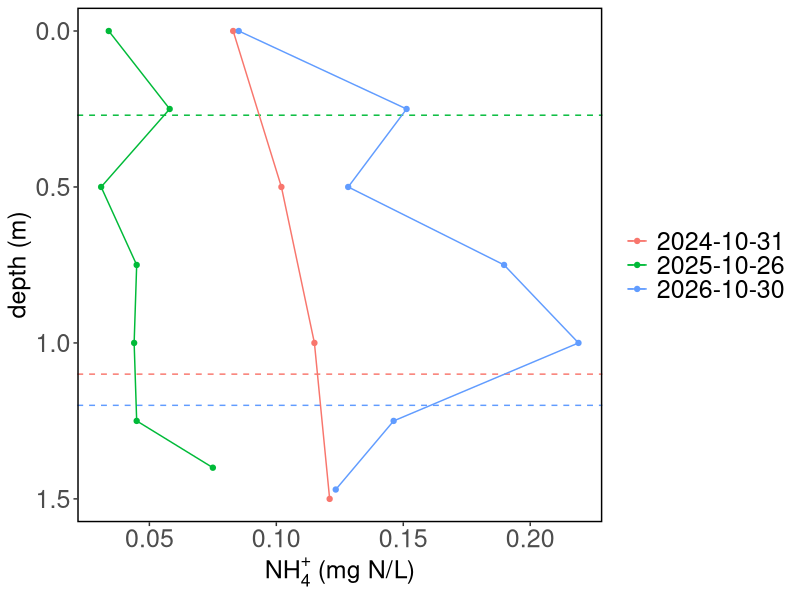

R code for this plot:
### Grouped data summary ###

library(tidyverse)
library(here)

############
### Data ###
############
dat <- read.csv(here("data", "LEvans_chem.csv"))

# Format dates
dat$date <- as.Date(dat$date, format = "%m/%d/%y")

#############                            
### Plots ###
#############
# depth profile: multiple years, single analyte
pl <- dat %>% ggplot(aes(x = NH4_mgNL, y = depth_m, groups = date)) +
                geom_hline(aes(yintercept = secchi_cm*0.01, color = as.factor(date)), linetype = "dashed") +
                geom_point(aes(color = as.factor(date))) +
                geom_path(aes(color = as.factor(date))) +
                scale_y_reverse() +
                xlab(expression(paste(NH[4]^"+"~ "(mg N/L)"))) +
                ylab("depth (m)") +
                theme_bw() +
                theme(panel.grid = element_blank(),
                      panel.border = element_rect(color = "black", linewidth = 1),
                      axis.text = element_text(size = 18),
                      axis.title = element_text(size = 18),
                      legend.text = element_text(size = 18),
                      legend.title = element_blank()
              )

ggsave(pl, path = "plots", file = "NH4.year.depth.pdf", width = 6, height = 6, units = "in")

# depth profile: single year, multiple analytes
N.pl <- dat %>% mutate(DON_mgL = TDN_mgL - (NH4_mgNL + NO3_mgNL)) %>%
                pivot_longer(cols = c(SRP_uM, T_C, SPC_uScm, DO_pctsat, DO_mgL, NH4_mgNL, NO3_mgNL, DOC_mgL, TDN_mgL, DON_mgL), names_to = "var", values_to = "val") %>%
                filter(var %in% c("NH4_mgNL", "NO3_mgNL", "DON_mgL")) %>%
                #filter(date > "2026-01-01") %>%
                ggplot(aes(x = val, y = depth_m, groups = var)) +
                  geom_point(aes(color = var)) +
                  geom_path(aes(color = var)) +
                  scale_y_reverse() +
                  xlab("N (mg/L)") +
                  ylab("depth (m)") +
                  scale_color_discrete(labels = c("DON", expression(NH[4]^"+"), expression(NO[3]^"-"))) +
                  #xlim(c(0, 2.5)) +
                  facet_wrap(~date) +
                  theme_bw() +
                  theme(panel.grid = element_blank(),
                        panel.border = element_rect(color = "black", linewidth = 1),
                        axis.text = element_text(size = 18),
                        axis.title = element_text(size = 18),
                        legend.text = element_text(size = 18),
                        legend.title = element_blank(),
                        strip.background = element_blank(),
                        strip.text = element_text(size = 18)
  )
